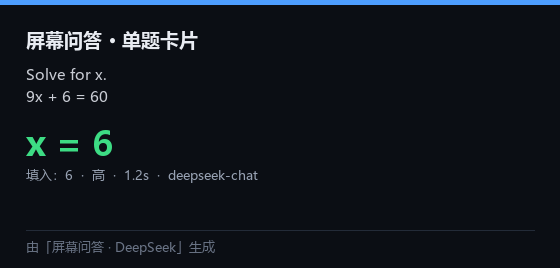
#> input picture cards/20261122-214509-卡片.png, 560 x 268 px; its folder holds only this picture in this run
$ python -i capture.py   (imports and definitions only)
#> lines starting #> are read from the running program, lines starting #| are printed output that depends on the picture
#> further down, picture is the input picture: PIL image 560x268 RGB; mean R, G, B 16.1, 21.2, 28.6
"""屏幕截图模块。

提供两种方式：
  1. grab_all()            抓取整个（多显示器）桌面
  2. select_region(parent) 弹出半透明遮罩，鼠标拖框选择区域后截图
"""
from __future__ import annotations

import ctypes
from ctypes import wintypes
import time
from typing import Optional

from PIL import Image, ImageGrab

SM_XVIRTUALSCREEN = 76
SM_YVIRTUALSCREEN = 77
SM_CXVIRTUALSCREEN = 78
SM_CYVIRTUALSCREEN = 79


# [32 lines left out: functions enable_dpi_awareness, virtual_screen_rect, grab_all, not called in this run]


def grab_bbox(x: int, y: int, w: int, h: int) -> Image.Image:
    return ImageGrab.grab(bbox=(int(x), int(y), int(x + w), int(y + h)), all_screens=True)


class RegionSelector:
    """全屏半透明遮罩 + 拖拽选框。

    用法：
        sel = RegionSelector(root)
        img = sel.select()      # 阻塞，返回 PIL.Image 或 None（取消）
    """

    # [143 lines left out: functions __init__, select, _close, foreground_window, restore_focus, not called in this run]


# ---------------------------------------------------------------- 键盘注入
_VK_CONTROL = 0x11
_VK_V = 0x56
_VK_RETURN = 0x0D
_KEYEVENTF_KEYUP = 0x0002
_INPUT_INJECTED = None


# [34 lines left out: functions _tap, send_paste, not called in this run]

# ---------------------------------------------------------------- 剪贴板
CF_TEXT = 1
CF_BITMAP = 2
CF_DIB = 8
CF_UNICODETEXT = 13
CF_DIBV5 = 17


# [182 lines left out: functions clipboard_sequence, _u32, _open_clipboard, clipboard_text, clipboard_has_image, clipboard_image and 3 more, not called in this run]

def autocrop(img, tol=20, pad=6, max_side=420):
    """裁掉四周纯色留白（整屏截图常见大片空白），返回裁好的图。"""
#> called with tol = 20, pad = 6, max_side = 420
    try:
        from collections import Counter
        im = img.convert("RGB")
        w, h = im.size
#> w = 560; h = 268
        if w < 80 or h < 60:
            return img
        scale = min(1.0, max_side / float(w))
#> scale = 0.75
        sw, sh = max(2, int(w * scale)), max(2, int(h * scale))
#> sw = 420; sh = 201
        small = im.resize((sw, sh))
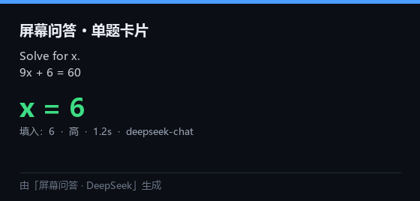
#> small: PIL image 420x201 RGB; mean R, G, B 16.1, 21.2, 28.6
        px = small.load()
        cnt = Counter()
        for x in range(0, sw, max(1, sw // 50)):
            cnt[px[x, 0]] += 1
            cnt[px[x, sh - 1]] += 1
#> after the loop, cnt = {(77, 157, 255): 53, (11, 14, 20): 53}
        for y in range(0, sh, max(1, sh // 50)):
            cnt[px[0, y]] += 1
            cnt[px[sw - 1, y]] += 1
#> after the loop, cnt = {(77, 157, 255): 55, (11, 14, 20): 151, (8, 8, 10): 2}
        bg = cnt.most_common(1)[0][0]
#> bg = (11, 14, 20)

        def same(c):
            return (abs(c[0] - bg[0]) <= tol and abs(c[1] - bg[1]) <= tol
                    and abs(c[2] - bg[2]) <= tol)

        left, top, right, bottom = sw, sh, -1, -1
#> left = 420; top = 201; right = -1; bottom = -1
        for y in range(sh):
            for x in range(sw):
                if not same(px[x, y]):
                    if x < left:
                        left = x
                    if x > right:
                        right = x
                    if y < top:
                        top = y
                    if y > bottom:
                        bottom = y
#> after the loop, bottom = 191; left = 0; right = 419; top = 0
        if right <= left or bottom <= top:
            return img
        if left <= 1 and top <= 1 and right >= sw - 2 and bottom >= sh - 2:
            return img
        inv = 1.0 / scale
#> inv = 1.33
        l = max(0, int(left * inv) - pad)
#> l = 0
        t = max(0, int(top * inv) - pad)
#> t = 0
        r = min(w, int((right + 1) * inv) + pad)
#> r = 560
        b = min(h, int((bottom + 1) * inv) + pad)
#> b = 262
        if (r - l) < 120 or (b - t) < 60:
            return img
        return im.crop((l, t, r, b))
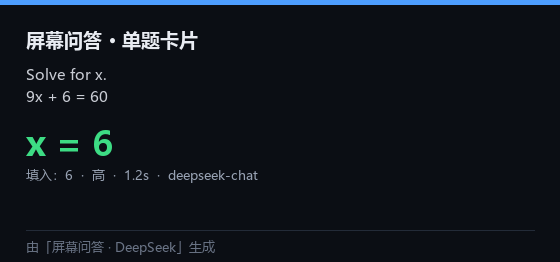
#> returned value: PIL image 560x262 RGB; mean R, G, B 16.2, 21.3, 28.8
    except Exception:  # noqa: BLE001
        return img

# ---------- v2.13: 光标位置 / 屏幕尺寸 / 剪贴板写入（64 位安全） ----------
# [5 lines left out: function cursor_pos, not called in this run]


def screen_size():
    u = ctypes.windll.user32
    return int(u.GetSystemMetrics(0)), int(u.GetSystemMetrics(1))


_CF_UNICODETEXT = 13
_GMEM_MOVEABLE = 0x0002


# [35 lines left out: function clipboard_set_text, not called in this run]

>>> from PIL import Image
>>> picture = Image.open('cards/20261122-214509-卡片.png')
>>> result = autocrop(picture)
